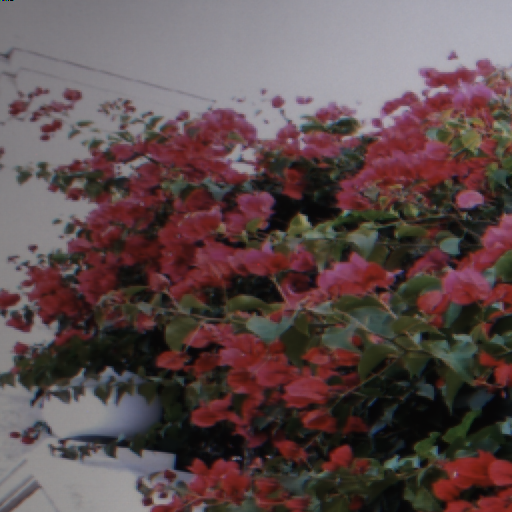
#> input picture imgs/112.png, 512 x 512 px, found by its file name; its folder holds 4 pictures in this run
$ python 2image1file.py
#> lines starting #> are read from the running program, lines starting #| are printed output that depends on the picture
import numpy as np
from PIL import Image
import cv2
import os

base = os.getcwd()
img_path = os.path.join(base, "imgs")
os.chdir(img_path)

filelist = os.listdir(img_path)

im = np.array(Image.open(img_path + os.sep + filelist[1]))
#> im is the input picture: shape (512, 512, 3); mean R, G, B 93.6, 75.5, 76.5
size_x = im.shape[0] + 100
#> size_x = 612
size_y = im.shape[1]*2 + 200
#> size_y = 1224

black_img = np.zeros((size_x, size_y, 3), dtype="uint8")

background_img = Image.fromarray(black_img)
#> background_img: PIL image 1224x612 RGB; every value is 0
true_img = Image.fromarray(im)
rotated_180_img = Image.fromarray(np.rot90(im, 2))
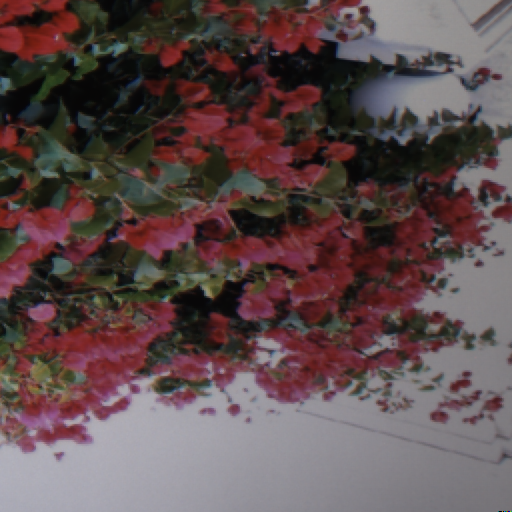
#> rotated_180_img: PIL image 512x512 RGB; mean R, G, B 93.6, 75.5, 76.5

print(rotated_180_img.size)
#| (512, 512)
print(background_img.size)
#| (1224, 612)
print(true_img.size)
#| (512, 512)

# rotated_180_img.show()

background_img.paste(true_img, (50,50))
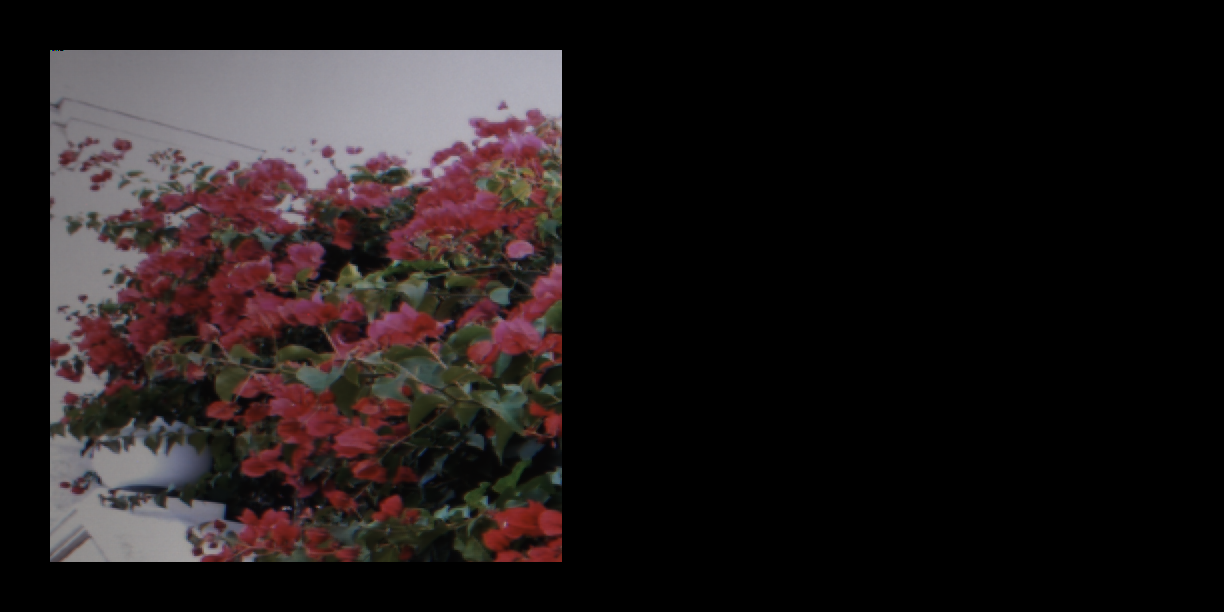
#> background_img: PIL image 1224x612 RGB; mean R, G, B 32.8, 26.4, 26.8
background_img.paste(rotated_180_img, (int(size_y/2)+50,50))
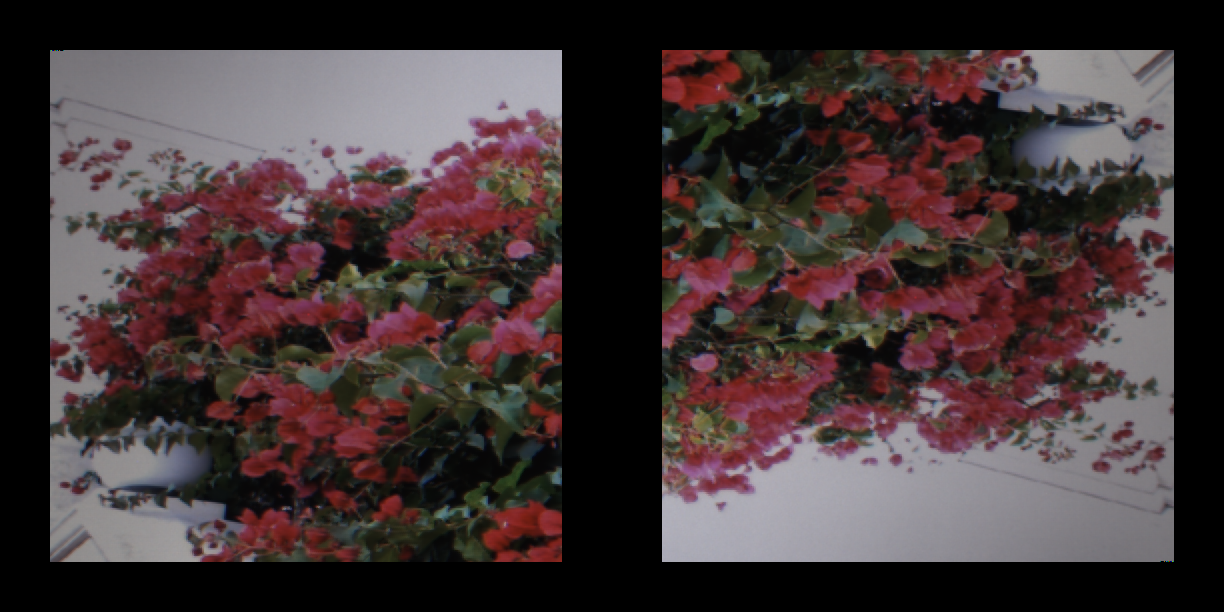
#> background_img: PIL image 1224x612 RGB; mean R, G, B 65.5, 52.8, 53.6
background_img.show()
